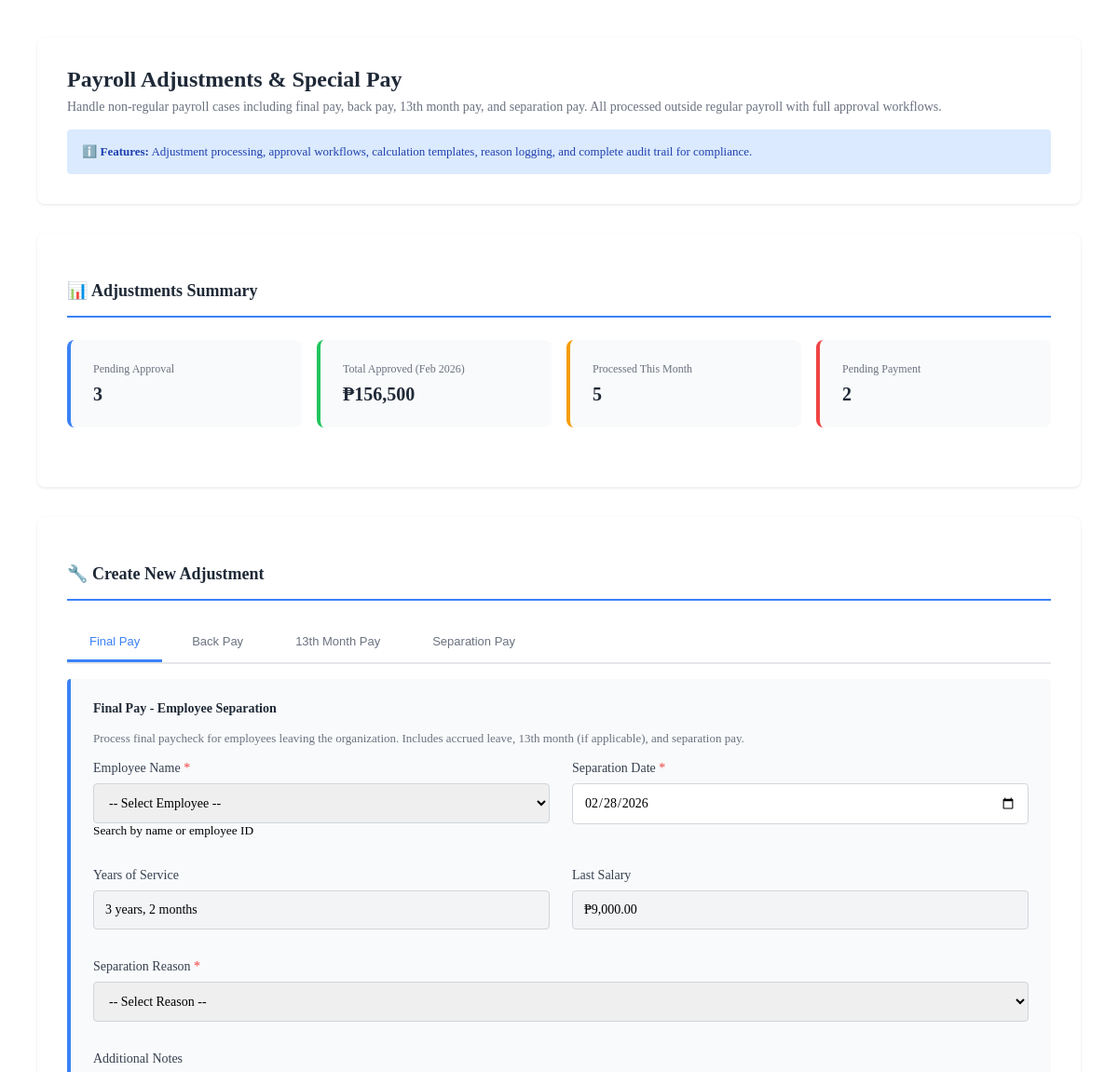
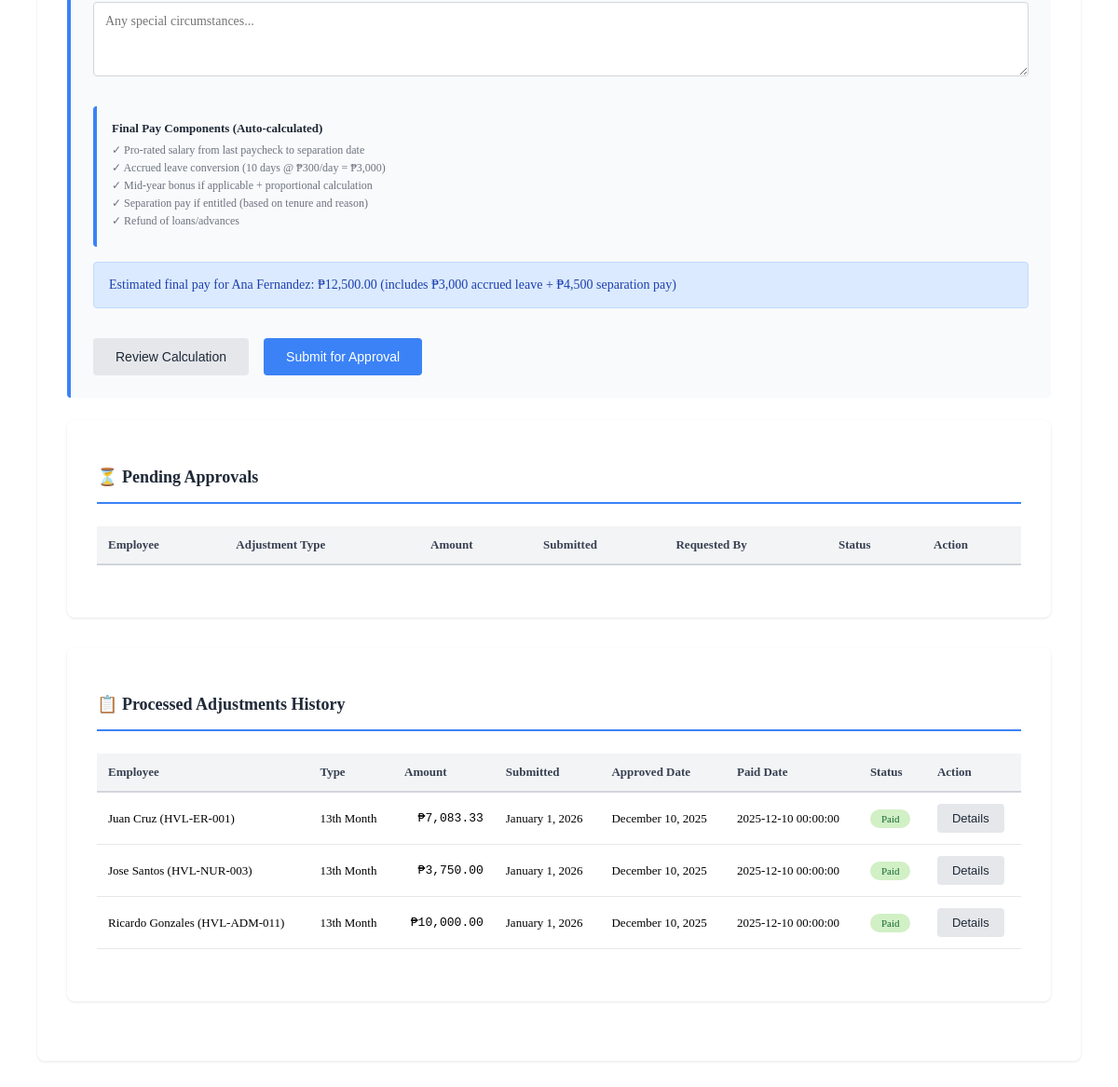
/modules/payroll/views/payroll_adjustments_special_pay.php, run on the app's committed database (2 pictures, top to bottom).
### tables this page shows
CREATE TABLE `employees` (
  `employee_id` int(11) NOT NULL,
  `user_id` int(11) DEFAULT NULL,
  `employee_code` varchar(50) NOT NULL,
  `first_name` varchar(100) NOT NULL,
  `middle_name` varchar(100) DEFAULT NULL,
  `last_name` varchar(100) NOT NULL,
  `date_of_birth` date DEFAULT NULL,
  `gender` enum('Male','Female','Other') DEFAULT 'Other',
  `marital_status` enum('Single','Married','Divorced','Widowed') DEFAULT 'Single',
  `email` varchar(100) DEFAULT NULL,
  `phone` varchar(20) DEFAULT NULL,
  `address` text DEFAULT NULL,
  `city` varchar(100) DEFAULT NULL,
  `state` varchar(100) DEFAULT NULL,
  `postal_code` varchar(20) DEFAULT NULL,
  `country` varchar(100) DEFAULT NULL,
  `nationality` varchar(100) DEFAULT NULL,
  `job_title_id` int(11) DEFAULT NULL,
  `department_id` int(11) DEFAULT NULL,
  `employment_type_id` int(11) DEFAULT NULL,
  `location_id` int(11) DEFAULT NULL,
  `supervisor_id` int(11) DEFAULT NULL,
  `date_of_joining` date NOT NULL,
  `employment_status` enum('Active','On Leave','Suspended','Terminated') DEFAULT 'Active',
  `last_working_day` date DEFAULT NULL,
  `created_at` timestamp NOT NULL DEFAULT current_timestamp(),
  `updated_at` timestamp NOT NULL DEFAULT current_timestamp() ON UPDATE current_timestamp()
);

CREATE TABLE `payroll_adjustments` (
  `id` int(11) NOT NULL,
  `employee_id` int(11) NOT NULL,
  `payroll_run_id` int(11) DEFAULT NULL,
  `adjustment_type` enum('Final Pay','Back Pay','13th Month','Separation Pay','Other') NOT NULL,
  `amount` decimal(12,2) NOT NULL,
  `reason` text DEFAULT NULL,
  `effective_date` date NOT NULL,
  `status` enum('pending','approved','processed','rejected') DEFAULT 'pending',
  `approved_by` int(11) DEFAULT NULL,
  `approved_at` timestamp NULL DEFAULT NULL,
  `created_at` timestamp NOT NULL DEFAULT current_timestamp(),
  `updated_at` timestamp NOT NULL DEFAULT current_timestamp() ON UPDATE current_timestamp()
);

### config/BaseModel.php (called while the page is built, shortened)
<?php
abstract class BaseModel {
    protected $db;
    protected $table;
    public function __construct() {
        $database = new Database();
        $this->db = $database->connect();
    }
    public function all($limit = null, $offset = 0) {
        $query = 'SELECT * FROM ' . $this->table;
        $stmt = $this->db->query($query);
        return $stmt->fetchAll(PDO::FETCH_ASSOC);
    }
}
?>

### config/Database.php (called while the page is built, shortened)
<?php
class Database {
    private $host = 'localhost';
    private $db_name = 'public_html';
    private $username = 'root';
    private $password = '';
    public function connect() {
        $this->conn = null;
        try {
            $this->conn = new PDO(
                'mysql:host=' . $this->host . ';dbname=' . $this->db_name . ';charset=utf8mb4',
                $this->username,
                $this->password
            );
            $this->conn->setAttribute(PDO::ATTR_ERRMODE, PDO::ERRMODE_EXCEPTION);
            $this->conn->exec("SET @@session.time_zone = '+08:00'");
        } catch (PDOException $e) {
            error_log('Database Connection Error: ' . $e->getMessage());
            throw new RuntimeException('Database connection failed: ' . $e->getMessage(), 0, $e);
        }
        return $this->conn;
    }
}
?>

### modules/hr_core/models/EmployeeModel.php (called while the page is built, shortened)
<?php
class EmployeeModel extends BaseModel {
    protected $table = 'employees';
    public function findWithDetails($id) {
        $query = 'SELECT e.*,
                 d.department_name,
                 jt.title AS job_title_name,
                 et.type_name,
                 l.location_name
                  FROM ' . $this->table . ' e
                  LEFT JOIN departments d ON e.department_id = d.department_id
                  LEFT JOIN job_titles jt ON e.job_title_id = jt.job_title_id
                  LEFT JOIN employment_types et ON e.employment_type_id = et.employment_type_id
                  LEFT JOIN locations l ON e.location_id = l.location_id
                  WHERE e.employee_id = ?';
        $stmt = $this->db->prepare($query);
        $stmt->execute([$id]);
        return $stmt->fetch(PDO::FETCH_ASSOC);
    }
    public function getActive() {
        $query = 'SELECT e.* FROM ' . $this->table . ' e WHERE e.employment_status = ? ORDER BY e.first_name ASC';
        $stmt = $this->db->prepare($query);
        $stmt->execute(['Active']);
        return $stmt->fetchAll(PDO::FETCH_ASSOC);
    }
}
?>

### modules/payroll/models/PayrollAdjustment.php (called while the page is built, shortened)
<?php
require_once __DIR__ . '/../../../config/BaseModel.php';
class PayrollAdjustment extends BaseModel {
    public function getAll() {
        return $this->all();
    }
}

### modules/payroll/views/payroll_adjustments_special_pay.php (the view, shortened to what this page needs)
<?php
require_once __DIR__ . '/../../../config/Database.php';
require_once __DIR__ . '/../models/PayrollAdjustment.php';
require_once __DIR__ . '/../../hr_core/models/EmployeeModel.php';
$employeeModel = new EmployeeModel();
$employees = $employeeModel->getActive();
$payrollAdjustment = new PayrollAdjustment();
$adjustments = $payrollAdjustment->getAll();
  ?>
<div class="adjustments-container">
  <div class="section">
    <h2 style="margin: 0 0 0.5rem 0; color: #1f2937;">Payroll Adjustments & Special Pay</h2>
    <p style="margin: 0; color: #6b7280; font-size: 14px;">Handle non-regular payroll cases including final pay, back pay, 13th month pay, and separation pay. All processed outside regular payroll with full approval workflows.</p>
    <div style="margin-top: 1rem; padding: 1rem; background: #dbeafe; border-radius: 4px; color: #1e40af; font-size: 13px;">
      <strong>ℹ️ Features:</strong> Adjustment processing, approval workflows, calculation templates, reason logging, and complete audit trail for compliance.
    </div>
  </div>
  <div class="section">
    <h3 class="section-header">📊 Adjustments Summary</h3>
    <div class="summary-cards">
      <div class="summary-card">
        <label>Pending Approval</label>
        <div class="value">3</div>
      </div>
      <div class="summary-card success" style="border-left-color: #22c55e;">
        <label>Total Approved (Feb 2026)</label>
        <div class="value">₱156,500</div>
      </div>
      <div class="summary-card" style="border-left-color: #f59e0b;">
        <label>Processed This Month</label>
        <div class="value">5</div>
      </div>
      <div class="summary-card" style="border-left-color: #ef4444;">
        <label>Pending Payment</label>
        <div class="value">2</div>
      </div>
    </div>
  </div>
  <div class="section">
    <h3 class="section-header">🔧 Create New Adjustment</h3>
    <div class="tab-container">
      <button class="tab active" onclick="switchTab(event, 'final-pay')">Final Pay</button>
      <button class="tab" onclick="switchTab(event, 'back-pay')">Back Pay</button>
      <button class="tab" onclick="switchTab(event, 'thirteenth-month')">13th Month Pay</button>
      <button class="tab" onclick="switchTab(event, 'separation-pay')">Separation Pay</button>
    </div>
    <div id="final-pay" class="tab-content active">
      <form method="POST" action="../payroll_adjustments_handler.php">
        <div class="form-section">
          <h4>Final Pay - Employee Separation</h4>
          <p style="margin: 0 0 1rem 0; color: #6b7280; font-size: 13px;">Process final paycheck for employees leaving the organization. Includes accrued leave, 13th month (if applicable), and separation pay.</p>
          <div class="form-row">
            <div class="form-group">
              <label>Employee Name <span style="color: #ef4444;">*</span></label>
              <select name="final_employee" required>
                <option value="">-- Select Employee --</option>
              </select>
              <small>Search by name or employee ID</small>
            </div>
            <div class="form-group">
              <label>Separation Date <span style="color: #ef4444;">*</span></label>
              <input type="date" name="separation_date" value="2026-02-28" required>
            </div>
          </div>
          <div class="form-row">
            <div class="form-group">
              <label>Years of Service</label>
              <input type="text" value="3 years, 2 months" readonly style="background: #f3f4f6;">
            </div>
            <div class="form-group">
              <label>Last Salary</label>
              <input type="text" value="₱9,000.00" readonly style="background: #f3f4f6;">
            </div>
          </div>
          <div class="form-row full">
            <div class="form-group">
              <label>Separation Reason <span style="color: #ef4444;">*</span></label>
              <select name="separation_reason" required>
                <option value="">-- Select Reason --</option>
              </select>
            </div>
          </div>
          <div class="form-row full">
            <div class="form-group">
              <label>Additional Notes</label>
              <textarea name="final_notes" placeholder="Any special circumstances..." style="min-height: 80px; resize: vertical;"></textarea>
            </div>
          </div>
          <div class="info-box">
            <h5>Final Pay Components (Auto-calculated)</h5>
            <p>✓ Pro-rated salary from last paycheck to separation date</p>
            <p>✓ Accrued leave conversion (10 days @ ₱300/day = ₱3,000)</p>
            <p>✓ Mid-year bonus if applicable + proportional calculation</p>
            <p>✓ Separation pay if entitled (based on tenure and reason)</p>
            <p>✓ Refund of loans/advances</p>
        </div>
        <div class="alert alert-info">
          <?php $sampleEmp = $employees[0] ?? null; ?>
          Estimated final pay for <?php echo $sampleEmp ? htmlspecialchars($sampleEmp['first_name'].' '.$sampleEmp['last_name']) : 'Sample Employee'; ?>: ₱12,500.00 (includes ₱3,000 accrued leave + ₱4,500 separation pay)
        </div>
        <div class="btn-group">
          <button type="button" onclick="window.openCalculationModal('final_pay')" class="btn btn-secondary">Review Calculation</button>
          <button type="button" onclick="window.openSubmitModal('final_pay')" class="btn btn-primary">Submit for Approval</button>
        </div>
      </form>
    </div>
  </div>
  <div class="section">
    <h3 class="section-header">⏳ Pending Approvals</h3>
    <div class="table-container">
      <table>
        <thead>
          <tr>
            <th>Employee</th>
            <th>Adjustment Type</th>
            <th>Amount</th>
            <th>Submitted</th>
            <th>Requested By</th>
            <th>Status</th>
            <th>Action</th>
          </tr>
        </thead>
      </table>
    </div>
  </div>
  <div class="section">
    <h3 class="section-header">📋 Processed Adjustments History</h3>
    <div class="table-container">
      <table>
        <thead>
          <tr>
            <th>Employee</th>
            <th>Type</th>
            <th>Amount</th>
            <th>Submitted</th>
            <th>Approved Date</th>
            <th>Paid Date</th>
            <th>Status</th>
            <th>Action</th>
          </tr>
        </thead>
        <tbody>
          <?php
            foreach ($adjustments as $adj) {
              $emp = $employeeModel->findWithDetails($adj['employee_id'] ?? 0);
              $empName = $emp ? ($emp['first_name'].' '.$emp['last_name'].' ('.($emp['employee_code'] ?? $emp['employee_id']).')') : 'Employee '.$adj['employee_id'];
              $amount = number_format($adj['amount'] ?? 0, 2);
              $submitted = !empty($adj['created_at']) ? date('F j, Y', strtotime($adj['created_at'])) : '';
              $approvedAt = !empty($adj['approved_at']) ? date('F j, Y', strtotime($adj['approved_at'])) : '';
              $paidDate = !empty($adj['paid_at']) ? date('F j, Y', strtotime($adj['paid_at'])) : ($adj['approved_at'] ?? '');
          ?>
          <tr>
            <td><?php echo htmlspecialchars($empName); ?></td>
            <td><?php echo htmlspecialchars($adj['adjustment_type'] ?? ''); ?></td>
            <td style="text-align: right; font-family: 'Courier New', monospace;">₱<?php echo $amount; ?></td>
            <td><?php echo htmlspecialchars($submitted); ?></td>
            <td><?php echo htmlspecialchars($approvedAt); ?></td>
            <td><?php echo htmlspecialchars($paidDate); ?></td>
            <td><span class="badge badge-paid">Paid</span></td>
            <td>
              <button type="button" onclick="window.openAdjustmentModal('<?php echo htmlspecialchars('ADJ-'.$adj['id']); ?>')" class="btn btn-secondary btn-sm">Details</button>
            </td>
          </tr>
          <?php } ?>
        </tbody>
      </table>
    </div>
  </div>
</div>

### modules/payroll/views/payroll_adjustments_special_pay.php (style rules this page uses)
.adjustments-container { max-width: 1400px; margin: 0 auto; padding: 2rem; }
.section { background: white; border-radius: 8px; padding: 2rem; margin-bottom: 2rem; box-shadow: 0 1px 3px rgba(0, 0, 0, 0.1); }
.section-header { font-size: 18px; font-weight: 600; color: #1f2937; margin-bottom: 1.5rem; padding-bottom: 1rem; border-bottom: 2px solid #3b82f6; }
.form-group { display: flex; flex-direction: column; margin-bottom: 1rem; }
.form-group label { font-weight: 500; color: #374151; margin-bottom: 0.5rem; font-size: 14px; }
.form-group input, .form-group select, .form-group textarea { padding: 0.75rem; border: 1px solid #d1d5db; border-radius: 4px; font-size: 14px; font-family: inherit; }
.form-section { background: #f9fafb; padding: 1.5rem; border-radius: 4px; margin-bottom: 1.5rem; border-left: 4px solid #3b82f6; }
.form-section h4 { margin: 0 0 1rem 0; color: #1f2937; font-size: 14px; font-weight: 600; }
.form-row { display: grid; grid-template-columns: 1fr 1fr; gap: 1.5rem; margin-bottom: 1rem; }
.form-row.full { grid-template-columns: 1fr; }
.btn { padding: 0.75rem 1.5rem; border: none; border-radius: 4px; font-size: 14px; font-weight: 500; cursor: pointer; transition: all 0.3s ease; text-decoration: none; display: inline-block; }
.btn-primary { background: #3b82f6; color: white; }
.btn-secondary { background: #e5e7eb; color: #1f2937; }
.btn-sm { padding: 0.5rem 1rem; font-size: 13px; }
.btn-group { display: flex; gap: 1rem; margin-top: 2rem; flex-wrap: wrap; }
.alert { padding: 1rem; border-radius: 4px; margin-bottom: 1.5rem; font-size: 14px; }
.alert-info { background: #dbeafe; border: 1px solid #bfdbfe; color: #1e40af; }
.table-container { overflow-x: auto; margin-bottom: 1.5rem; }
table { width: 100%; border-collapse: collapse; font-size: 13px; }
table thead { background: #f3f4f6; }
table th { padding: 0.75rem; text-align: left; font-weight: 600; color: #374151; border-bottom: 2px solid #d1d5db; }
table td { padding: 0.75rem; border-bottom: 1px solid #e5e7eb; }
.badge { display: inline-block; padding: 0.25rem 0.75rem; border-radius: 12px; font-size: 11px; font-weight: 500; }
.badge-paid { background: #d1f0c5; color: #166534; }
.summary-cards { display: grid; grid-template-columns: repeat(auto-fit, minmax(200px, 1fr)); gap: 1rem; margin-bottom: 2rem; }
.summary-card { background: #f9fafb; padding: 1.5rem; border-radius: 8px; border-left: 4px solid #3b82f6; }
.summary-card label { display: block; color: #6b7280; font-size: 12px; font-weight: 500; margin-bottom: 0.5rem; }
.summary-card .value { font-size: 20px; font-weight: 700; color: #1f2937; }
.info-box { background: #f9fafb; padding: 1rem; border-radius: 4px; border-left: 4px solid #3b82f6; margin-bottom: 1rem; }
.info-box h5 { margin: 0 0 0.5rem 0; color: #1f2937; font-size: 13px; font-weight: 600; }
.info-box p { margin: 0.25rem 0; color: #6b7280; font-size: 12px; }
.tab-container { display: flex; gap: 0.5rem; margin-bottom: 1rem; border-bottom: 2px solid #e5e7eb; overflow-x: auto; }
.tab { padding: 0.75rem 1.5rem; background: none; border: none; border-bottom: 3px solid transparent; color: #6b7280; font-weight: 500; cursor: pointer; font-size: 13px; transition: all 0.3s ease; white-space: nowrap; }
.tab.active { color: #3b82f6; border-bottom-color: #3b82f6; }
.tab-content { display: none; }
.tab-content.active { display: block; }

### data on the page
employees: first_name+last_name "Ana Fernandez"
payroll_adjustments: employee.employee_code "Juan Cruz (HVL-ER-001)", adjustment_type "13th Month", amount "7,083.33", created_at "January 1, 2026", approved_at "December 10, 2025", approved_at "2025-12-10 00:00:00"
payroll_adjustments: employee.employee_code "Jose Santos (HVL-NUR-003)", adjustment_type "13th Month", amount "3,750.00", created_at "January 1, 2026", approved_at "December 10, 2025", approved_at "2025-12-10 00:00:00"
payroll_adjustments: employee.employee_code "Ricardo Gonzales (HVL-ADM-011)", adjustment_type "13th Month", amount "10,000.00", created_at "January 1, 2026", approved_at "December 10, 2025", approved_at "2025-12-10 00:00:00"
